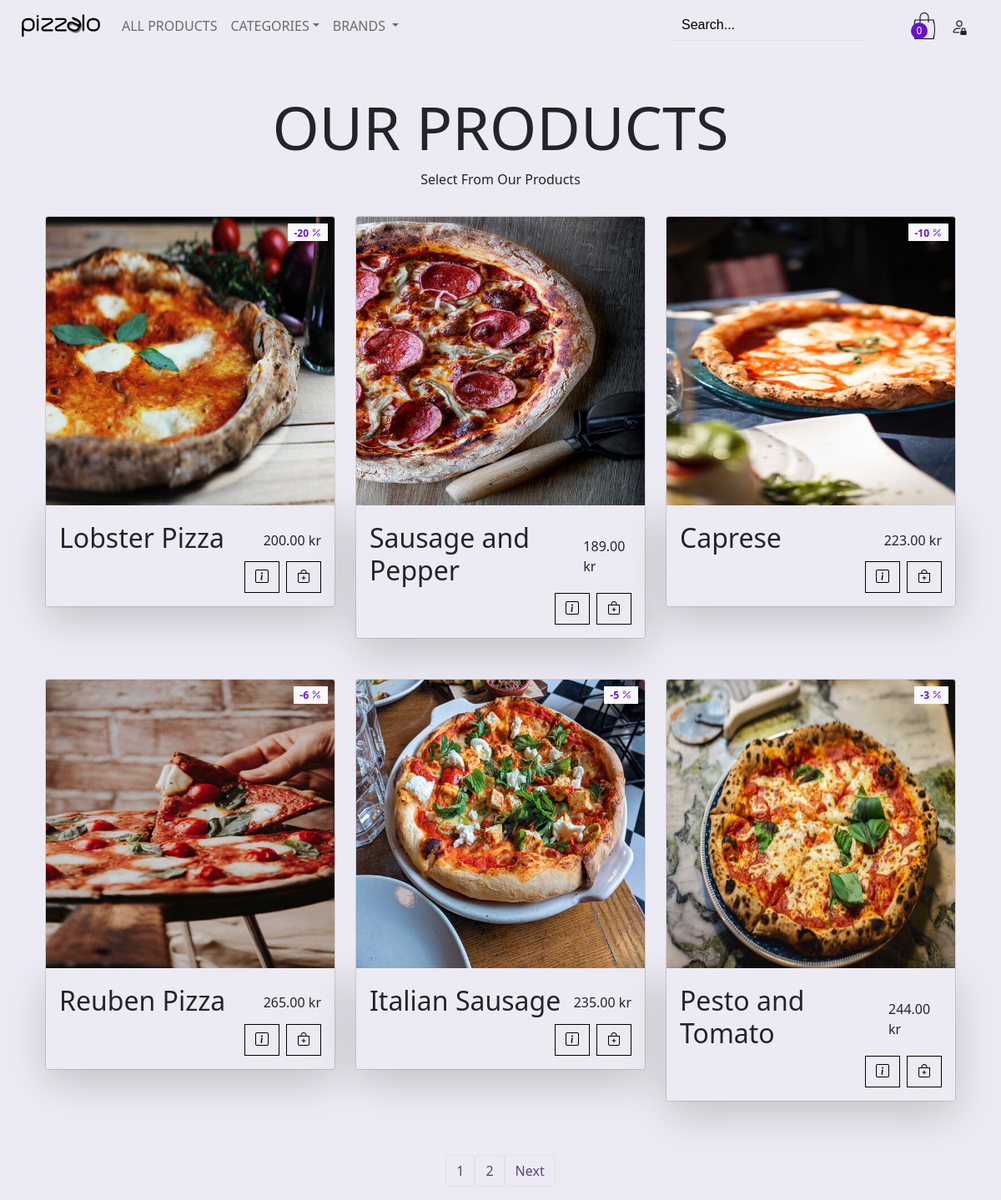
/index, run on the app's committed database.
### shop/products/models.py (models this page shows, shortened)
class Addproduct(db.Model):
    __seachbale__ = ['name', 'desc']
    id = db.Column(db.Integer, primary_key = True)
    name = db.Column(db.String(80), nullable = False)
    price = db.Column(db.Numeric(10, 2), nullable = False)
    discount = db.Column(db.Integer, default = 0)
    stock = db.Column(db.Integer, nullable = False)
    colors = db.Column(db.Text, nullable = False)
    desc = db.Column(db.Text, nullable = False)
    pub_date = db.Column(db.DateTime, nullable = False, default = datetime.utcnow)
    brand_id = db.Column(db.Integer, db.ForeignKey('brand.id'), nullable = False)
    brand = db.relationship('Brand', backref = db.backref('brands', lazy = True))
    category_id = db.Column(db.Integer, db.ForeignKey('category.id'), nullable = False)
    category = db.relationship('Category', backref = db.backref('categories', lazy = True))
    image_1 = db.Column(db.String(150), nullable = False, default = 'image1.jpg')
    image_2 = db.Column(db.String(150), nullable = False, default = 'image2.jpg')
    image_3 = db.Column(db.String(150), nullable = False, default = 'image3.jpg')

### shop/products/routes.py (the view)
@app.route('/index')
def home():
    page = request.args.get('page', 1, type=int)
    products = Addproduct.query.filter(Addproduct.stock > 0).order_by(Addproduct.id.desc()).paginate(page=page, per_page=6)
    return render_template('products/index.html', products=products, brands=brands(), categories=categories())

### shop/products/routes.py (called while the page is built)
def brands():
    brands = Brand.query.join(Addproduct, (Brand.id == Addproduct.brand_id)).all()
    return brands

def categories():
        categories = Category.query.join(Addproduct,(Category.id == Addproduct.category_id)).all()
        return categories

### shop/templates/products/index.html (shortened to what this page needs)
{% extends 'layout.html' %} {% block content %}
{% include 'navbar.html' %}
<section id="products">
  <header class="section-header text-center mt-5">
    <h2 class="display-2 text-uppercase">Our Products</h2>
    <p>Select From Our Products</p>
  </header>
  <div class="container py-3">
    <div class="row">
      {%if brand %} {% for b in brand.items %}
      <div class="col-lg-4 col-md-6 col-sm-10 offset-md-0 offset-sm-1 mb-5">
        <div class="card" style="background: #ecebf3 !important">
          {% if b.discount > 0 %}
          <div class="badge bg-light text-danger position-absolute rounded-0" style="top: 0.5rem; right: 0.5rem; color:rgba(106, 17, 203, 1)!important;">
            -{{b.discount}} <i class="bi bi-percent"></i></div>            {% endif %}
          <a href="{{url_for('single_page', id=b.id)}}">
            <img class="card-img-top" src="{{url_for('static', filename='images/'+ b.image_1)}}" alt="{{b.name}}" /></a>
          <div class="card-body shadow-lg">
            <div class="d-flex align-items-center justify-content-between">
              <h2 class="name-tag font-weight-bold pt-1">{{ b.name }}</h2>
              <span>{{ b.price }} kr</span>
            </div>
            <div class="d-flex justify-content-end">
              <form action="{{url_for('AddCart')}}" method="post">
                <div class="d-flex">
                  <input class="form-control text-dark text-center me-3" type="hidden" name="quantity" value="1"
                    style="max-width: 3rem" />
                  {%set colors = b.colors.split(",") %}
                  <select class="form-control-sm me-3" style="visibility:hidden" name="colors" id="colors">
                    {% for color in colors %}
                    {% set col = color.split(':') %}
                    <option value="{{col[0]}}">{{col[0] | capitalize }}</option>
                    {% endfor %}
                  </select>
                  <input type="hidden" name="product_id" value="{{b.id}}">
                  <a href="{{url_for('single_page', id=b.id)}}" class="btn btn-change flex-shrink-0 rounded-0">
                    <i class="bi bi-info-square"></i>
                  </a>
                  <button type="submit" class="btn btn-change flex-shrink-0  ms-2 rounded-0">
                    <i class="bi bi-bag-plus"></i>
                  </button>
                </div>
              </form>
            </div>
          </div>
        </div>
      </div>
      {% endfor %}
    </div>
  </div>
  <nav class="d-flex justify-content-center">
    {% if brand.has_prev %}
    <ul class="pagination pagination-md">
      <li class="page-item"><a class="page-link"
          href="{{url_for('get_brand',id = get_b.id,page=brand.prev_num)}}">Previous</a></li>
    </ul>
    {% endif %}
    {%if brand.total > 6 %}
    {% for page_num in brand.iter_pages(left_edge=1, right_edge=2, left_current=2, right_current=2) %}
    {% if page_num %}
    {% if brand.page == page_num %}
    <ul class="pagination pagination-md">
      <li class="page-item"><a class="page-link"
          href="{{url_for('get_brand',id = get_b.id, page=page_num)}}">{{page_num}}</a></li>
    </ul>
    {% else %}
    <ul class="pagination pagination-md">
      <li class="page-item"><a class="page-link"
          href="{{url_for('get_brand',id = get_b.id,page=page_num)}}">{{page_num}}</a></li>
    </ul>
    {% endif %}
    {% else %}
    ...
    {% endif %}
    {% endfor %}
    {%endif%}
    {% if brand.has_next %}
    <ul class="pagination pagination-md">
      <li class="page-item"><a class="page-link"
          href="{{url_for('get_brand',id = get_b.id,page=brand.next_num)}}">Next</a></li>
    </ul>
    {% endif %}
  </nav>
  <div class="container py-3">
    <div class="row">
      {% else %}
      {% for product in products.items %}
      <div class="col-lg-4 col-md-6 col-sm-10 offset-md-0 offset-sm-1 mb-5">
        <div class="card" style="background: #ecebf3 !important">
          {% if product.discount > 0 %}
          <div class="badge bg-light position-absolute rounded-0" style="top: 0.5rem; right: 0.5rem; 	color:rgba(106, 17, 203, 1)!important;">
            -{{product.discount}} <i class="bi bi-percent"></i></div>
          {% endif %}
          <a href="{{url_for('single_page', id=product.id)}}"><img class="card-img-top"
              src="{{url_for('static', filename='images/'+ product.image_1)}}" alt="{{product.name}}" /></a>
          <div class="card-body shadow-lg">
            <div class="d-flex align-items-center justify-content-between">
              <h2 class="name-tag font-weight-bold pt-1">{{ product.name }}</h2>
              <span>{{ product.price }} kr</span>
            </div>
            <div class="d-flex justify-content-end">
              <form action="{{url_for('AddCart')}}" method="post">
                <div class="d-flex">
                  {% set colors = product.colors.split(",") %}
                  <a href="{{url_for('single_page', id=product.id)}}"
                    class="btn btn-change flex-shrink-0 rounded-0">
                    <i class="bi bi-info-square"></i>
                  </a>
                  <button type="submit" class="btn btn-change flex-shrink-0  ms-2 rounded-0">
                    <i class="bi bi-bag-plus"></i>
                  </button>
                </div>
              </form>
            </div>
          </div>
        </div>
      </div>
      {% endfor %}
    </div>
  </div>
<nav class="d-flex justify-content-center">
  {%if products.total > 6 %}
  {% for page_num in products.iter_pages(left_edge=1, right_edge=2, left_current=2, right_current=2) %}
  {% if page_num %}
  {% if products.page == page_num %}
  <ul class="pagination pagination-md">
    <li class="page-item"><a class="page-link" href="{{url_for('home',page=page_num)}}">{{page_num}}</a></li>
  </ul>
  {% else %}
  <ul class="pagination pagination-md">
    <li class="page-item"><a class="page-link" href="{{url_for('home',page=page_num)}}">{{page_num}}</a></li>
  </ul>
  {% endif %}
  {% else %}
  ...
  {% endif %}
  {% endfor %}
  {%endif%}
  {% if products.has_next %}
  <ul class="pagination pagination-md">
    <li class="page-item"><a class="page-link" href="{{url_for('home',page=products.next_num)}}">Next</a></li>
  </ul>
  {% endif %}
</nav>
{% endif %}
</section>
{% endblock content%}

### shop/templates/layout.html (shortened to what this page needs)
<!DOCTYPE html>
<html lang="en">
<head>
    <link rel="stylesheet" href="{{ url_for('static', filename='css/main.css') }}">
    <link href="https://cdn.jsdelivr.net/npm/bootstrap@5.2.3/dist/css/bootstrap.min.css" rel="stylesheet">
    <link href="https://cdn.jsdelivr.net/npm/bootstrap@5.0.0/dist/css/bootstrap.min.css" rel="stylesheet">
    <link href="https://cdn.jsdelivr.net/npm/bootstrap-icons@1.5.0/font/bootstrap-icons.css" rel="stylesheet">
</head>
<body>
    {% block content %}
    {% endblock content %}
</body>
</html>

### shop/templates/navbar.html (shortened to what this page needs)
<nav class="navbar navbar-expand-lg navbar-light sticky-top bg-inverse text-uppercase">
    <div class="container-fluid">
      <div class="collapse navbar-collapse" id="navbarTogglerDemo01">
        <a class="navbar-brand" href="{{url_for('landing_page')}}">
          <img src="{{ url_for('static', filename='logo-no-bg.svg')}}" height="35" loading="lazy" /></a>
        <ul class="navbar-nav text-black me-auto mb-2 mb-lg-0 ">
          <li class="nav-item">
            <a class="nav-link" href="{{url_for('home')}}">All Products</a>
          </li>
          <li class="nav-item dropdown">
            <a class="nav-link dropdown-toggle" href="#" id="navbarDropdownMenuLink" role="button"
              data-bs-toggle="dropdown" aria-expanded="false">Categories</a>
          </li>
          <li class="nav-item dropdown">
            <a class="nav-link dropdown-toggle" href="#" id="navbarDropdownMenuLink" role="button"
              data-bs-toggle="dropdown" aria-expanded="false">
              Brands
            </a>
          </li>
        </ul>
        <form class="form-inline d-flex ml-5 " action="{{url_for('result')}}">
          <input class="form-control mr-sm-2 border-0 border-bottom rounded-0" type="search" id="myInput" placeholder="Search..." aria-label="Search" name="q">
        </form>
      </div>
      <div class="d-flex align-items-center">
        <a href="{{ url_for('getCart')}}" class="text-decoration-none">
        <div class="cart">
          <div class="cart_container d-flex flex-row align-items-center justify-content-end">
              <div class="cart_icon position-sticky mx-5" >
                  <div class="cart_count"><span>{{ session['Shoppingcart']|length }}</span></div>
              </div>
          </div>
      </div>
    </a>
      {% if current_user.is_authenticated %}
      <a  class="text-reset align-self-end" href="{{url_for('customer_logout')}}" style="text-decoration: none;"
      data-toggle="tooltip" data-placement="bottom">
      {{current_user.name}}
      </a>
      <a  class="text-reset me-3" href="{{url_for('customer_logout')}}" style="text-decoration: none;"
      data-toggle="tooltip" data-placement="bottom" title="Log Out">
      <svg xmlns="http://www.w3.org/2000/svg" width="20" height="20" fill="currentColor" class="bi bi-person-lock" viewBox="0 0 16 16">
        <path d="M11 5a3 3 0 1 1-6 0 3 3 0 0 1 6 0ZM8 7a2 2 0 1 0 0-4 2 2 0 0 0 0 4Zm0 5.996V14H3s-1 0-1-1 1-4 6-4c.564 0 1.077.038 1.544.107a4.524 4.524 0 0 0-.803.918A10.46 10.46 0 0 0 8 10c-2.29 0-3.516.68-4.168 1.332-.678.678-.83 1.418-.832 1.664h5ZM9 13a1 1 0 0 1 1-1v-1a2 2 0 1 1 4 0v1a1 1 0 0 1 1 1v2a1 1 0 0 1-1 1h-4a1 1 0 0 1-1-1v-2Zm3-3a1 1 0 0 0-1 1v1h2v-1a1 1 0 0 0-1-1Z"/>
      </svg>
      </a>
      {% else %}
      <a  class="text-reset me-3" href="{{url_for('customerLogin')}}" style="text-decoration: none;"
      data-toggle="tooltip" data-placement="bottom" title="Log In">
      </a>
      {% endif %}
  </div>
  </nav>

### shop/static/css/main.css (style rules this page uses)
body { font-family: 'Khand', sans-serif; }
form { font-family:Arial, Helvetica, sans-serif; font-weight: 100!important; }
body { background-color: #ecebf3 !important; }
ul { list-style: none!important; padding-left: 0; color: red !important; font-weight:100; }
.navbar-nav { font-weight:400!important; }
.btn-change { color: #000000 !important; border-color: #000000!important; -webkit-transition: all 0.5s ease-in-out; }
.form-control { background-color: transparent !important; color: rgb(219, 219, 219) !important; }
.pagination > li > a { background-color:#ecebf3; color: #5A4181; }
.cart_count { position: absolute; top: 38%; width: 20px; height: 20px; background: rgba(106, 17, 203, 1); border-radius: 50%; text-align: center; }
.cart_count span { display: block; line-height: 18px; font-size: 12px; color: #FFFFFF; -webkit-transform: translateY(1px); -moz-transform: translateY(1px); -ms-transform: translateY(1px); -o-transform: translateY(1px); transform: translateY(1px); }
#myInput::placeholder { color: #000000; }

### data on the page
Addproduct: discount "20", image_1 (picture), name "Lobster Pizza", price "200.00"
Addproduct: image_1 (picture), name "Sausage and Pepper", price "189.00"
Addproduct: discount "10", image_1 (picture), name "Caprese", price "223.00"
Addproduct: discount "6", image_1 (picture), name "Reuben Pizza", price "265.00"
Addproduct: discount "5", image_1 (picture), name "Italian Sausage", price "235.00"
Addproduct: discount "3", image_1 (picture), name "Pesto and Tomato", price "244.00"

### other printed values
{{ session['Shoppingcart']|length }} "0"
{{ page_num }} "1"
{{ page_num }} "2"
